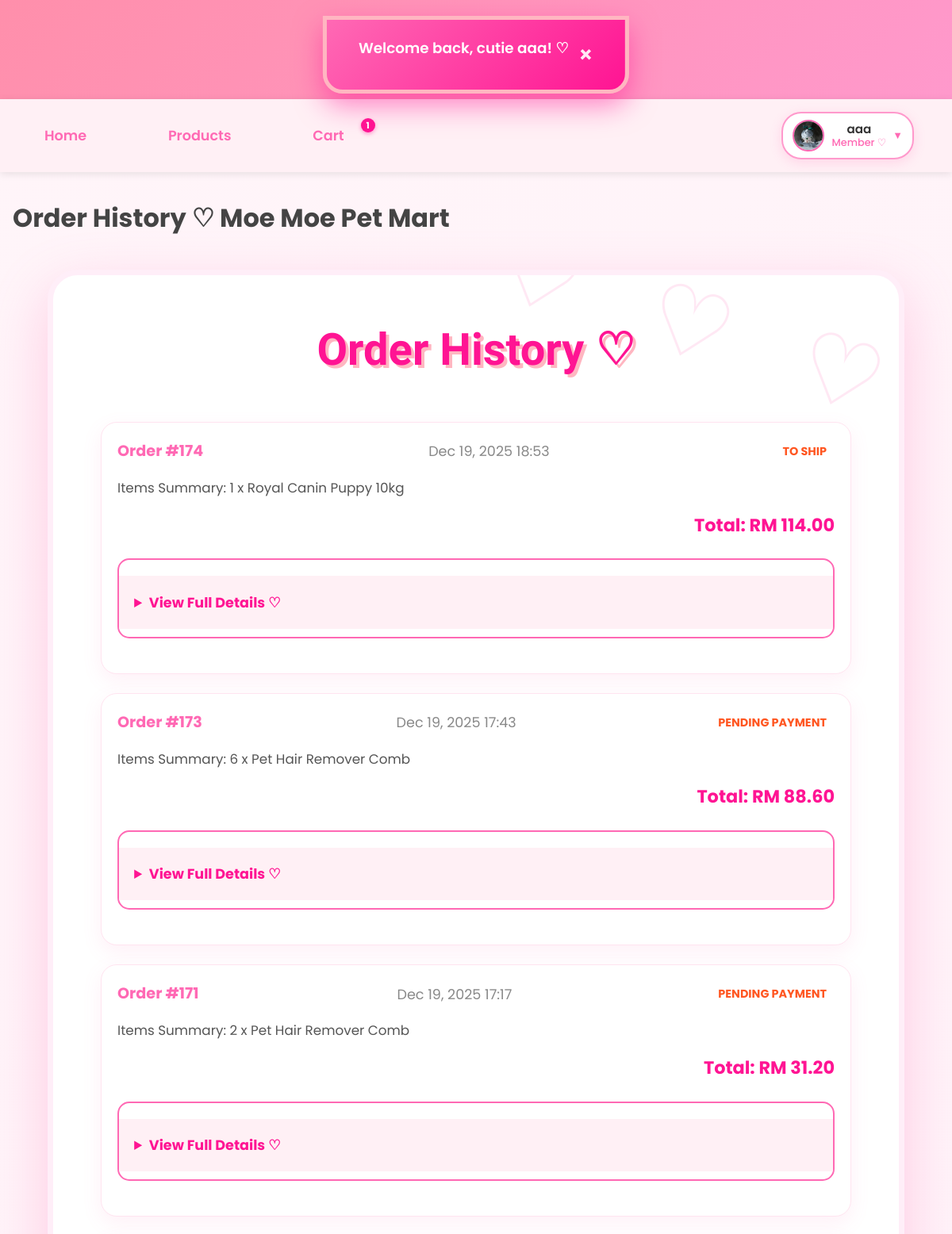
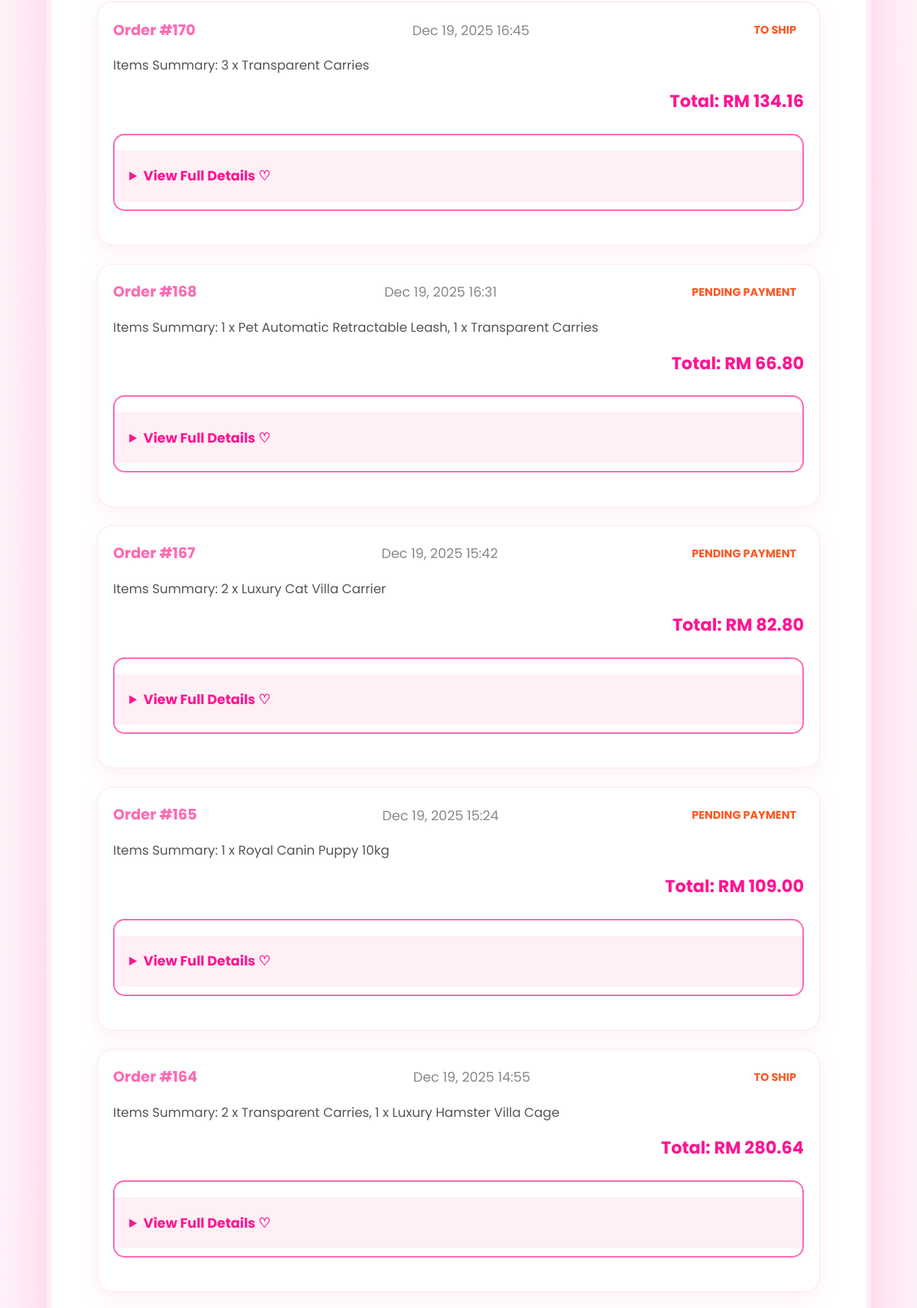
/member/order_history.php (signed in, upper part), run on the app's committed database (2 pictures, top to bottom).
### tables this page shows
CREATE TABLE `users` (
  `id` int(11) NOT NULL,
  `username` varchar(50) NOT NULL,
  `email` varchar(100) NOT NULL,
  `phone` varchar(20) NOT NULL,
  `home_address` varchar(255) NOT NULL,
  `password` varchar(255) NOT NULL,
  `role` enum('member','admin') NOT NULL DEFAULT 'member',
  `created_at` datetime DEFAULT current_timestamp(),
  `profile_pic` varchar(255) DEFAULT NULL,
  `locked` tinyint(1) DEFAULT 0,
  `lock_reason` varchar(255) DEFAULT NULL,
  `locked_at` datetime DEFAULT NULL
);

CREATE TABLE `orders` (
  `order_id` int(11) NOT NULL,
  `user_id` int(11) NOT NULL,
  `shipping_address` text DEFAULT NULL,
  `recipient_name` varchar(100) NOT NULL,
  `recipient_phone` varchar(20) NOT NULL,
  `total_amount` decimal(10,2) NOT NULL,
  `shipping_fee` decimal(10,2) DEFAULT 0.00,
  `shipping_region` varchar(20) DEFAULT NULL,
  `payment_method` varchar(50) DEFAULT NULL,
  `card_last4` varchar(4) DEFAULT NULL,
  `qr_code` text DEFAULT NULL,
  `qr_generated_at` datetime DEFAULT NULL,
  `order_date` datetime NOT NULL DEFAULT current_timestamp(),
  `order_status` varchar(50) DEFAULT 'Pending Payment',
  `status` enum('Pending Payment','To Ship','Shipped','Completed','Cancelled','Return/Refund') NOT NULL DEFAULT 'Pending Payment',
  `return_reason` varchar(255) DEFAULT NULL,
  `voucher_code` varchar(50) DEFAULT NULL,
  `discount_amount` decimal(10,2) DEFAULT 0.00
);

### _base.php (called while the page is built, shortened)
<?php
function temp($key, $value = null) {
    if ($value !== null) {
        $_SESSION["temp_$key"] = $value;
    }
    else {
        $value = $_SESSION["temp_$key"] ?? null;
        return $value;
    }
}
function is_login() {
    return isset($_SESSION['user']) && !empty($_SESSION['user']);
}
function username() {
    return $_SESSION['user'] ?? null;
}
function user_role() {
    return $_SESSION['role'] ?? null;
}
function current_user() {
    global $_db;
    $stm = $_db->prepare("SELECT * FROM users WHERE username = ?");
    $stm->execute([username()]);
    return $stm->fetch();
}
function encode($value) {
    return htmlentities($value);
}
?>

### member/order_history.php (the view, shortened to what this page needs)
<?php
require '../_base.php';
$_title = 'Order History ♡ Moe Moe Pet Mart';
include '../_head.php';
$user = current_user();
$sql = "SELECT o.*, GROUP_CONCAT(CONCAT(oi.quantity, ' x ', p.product_name) SEPARATOR ', ') AS items_summary
        FROM orders o
        LEFT JOIN order_items oi ON o.order_id = oi.order_id
        LEFT JOIN product p ON oi.product_id = p.product_id
        WHERE o.user_id = ?
        GROUP BY o.order_id
        ORDER BY o.order_date DESC";
$stm = $_db->prepare($sql);
$stm->execute([$user->id]);
$orders = $stm->fetchAll();
?>
<div class="container">
    <h2>Order History ♡</h2>
    <?php if (empty($orders)): ?>
        <div class="empty-purchases">
            <img src="/images/empty-cart.png" alt="No history" style="width: 200px; opacity: 0.8;">
            <p>No order history yet~ Start shopping! ♡</p>
            <a href="products.php" class="btn btn-primary">Shop Now ♡</a>
        </div>
    <?php else: ?>
        <div class="purchase-list">
            <?php foreach ($orders as $order): ?>
                <div class="purchase-card">
                    <div class="order-header">
                        <span class="order-id">Order #<?= $order->order_id ?></span>
                        <span class="order-date"><?= date('M d, Y H:i', strtotime($order->order_date)) ?></span>
                        <span class="order-status <?= strtolower(str_replace(' ', '-', $order->order_status)) ?>">
                            <?= $order->order_status ?>
                        </span>
                    </div>
                    <div class="order-items">
                        <p>Items Summary: <?= encode($order->items_summary ?? 'No items') ?></p>
                    </div>
                    <div class="order-total">
                        Total: RM <?= number_format($order->total_amount, 2) ?>
                    </div>
                    <details class="order-details">
                        <summary>View Full Details ♡</summary>
                    </details>
                </div>
            <?php endforeach; ?>
        </div>
    <?php endif; ?>
</div>
<?php include '../_foot.php'; ?>

### _head.php (shortened to what this page needs)
<?php
    require_once '_base.php';
?>
<!DOCTYPE html>
<html lang="en">
<head>
    <link rel="stylesheet" href="/css/app.css">
    <link rel="stylesheet" href="https://unpkg.com/dropzone@5/dist/min/dropzone.min.css">
</head>
<body data-flash="<?= encode(temp('info')) ?>">
    <div id="moe-flash"></div>
    <header>
        <h1><a href="/">MoeMoepet Mart</a></h1>
    </header>
    <nav>
    <div class="nav-left">
    <a href="/">Home</a>
    <a href="/member/products.php">Products</a>
    <a href="/member/cart.php" class="cart-link">
        Cart
        <?php
        $cart_count = 0;
        if (isset($_SESSION['cart'])) {
            $cart_count = array_sum(array_column($_SESSION['cart'], 'qty'));
        }
        if ($cart_count > 0): ?>
            <span class="cart-count"><?= $cart_count ?></span>
        <?php endif; ?>
    </a>
    </div>
    <div class="nav-right">
        <?php if (is_login()):
            $user = current_user();
            $displayName = encode(username());
            $roleText    = user_role() === 'admin' ? 'Admin ♛' : 'Member ♡';
            $avatar = !empty($user->profile_pic) ? '/' . $user->profile_pic : '/images/default-avatar.png';
        ?>
            <div class="user-menu">
                <div class="user-info" tabindex="0">
                    <img src="<?= $avatar ?>" alt="<?= $displayName ?>" class="user-avatar">
                    <div class="user-details">
                        <div class="user-name"><?= $displayName ?></div>
                        <div class="user-role"><?= $roleText ?></div>
                    </div>
                    <span class="dropdown-arrow">▼</span>
                </div>
            </div>
        <?php else: ?>
            <a href="/login.php" class="btn-login">Login</a>
        <?php endif; ?>
    </div>
</nav>
    <main>
        <h1><?= $_title ?? 'Untitled' ?></h1>

### data on the page
users: profile_pic (picture)
orders: order_id "174", order_date "Dec 19, 2025 18:53", order_status "TO SHIP", items_summary "1 x Royal Canin Puppy 10kg", total_amount "114.00"
orders: order_id "173", order_date "Dec 19, 2025 17:43", order_status "PENDING PAYMENT", items_summary "6 x Pet Hair Remover Comb", total_amount "88.60"
orders: order_id "171", order_date "Dec 19, 2025 17:17", order_status "PENDING PAYMENT", items_summary "2 x Pet Hair Remover Comb", total_amount "31.20"
orders: order_id "170", order_date "Dec 19, 2025 16:45", order_status "TO SHIP", items_summary "3 x Transparent Carries", total_amount "134.16"
orders: order_id "168", order_date "Dec 19, 2025 16:31", order_status "PENDING PAYMENT", items_summary "1 x Pet Automatic Retractable Leash, 1 x Transparent Carries", total_amount "66.80"
orders: order_id "167", order_date "Dec 19, 2025 15:42", order_status "PENDING PAYMENT", items_summary "2 x Luxury Cat Villa Carrier", total_amount "82.80"
orders: order_id "165", order_date "Dec 19, 2025 15:24", order_status "PENDING PAYMENT", items_summary "1 x Royal Canin Puppy 10kg", total_amount "109.00"
orders: order_id "164", order_date "Dec 19, 2025 14:55", order_status "TO SHIP", items_summary "2 x Transparent Carries, 1 x Luxury Hamster Villa Cage", total_amount "280.64"

### other printed values
$cart_count "1"
$displayName "aaa"
$roleText "Member ♡"
$_title "Order History ♡ Moe Moe Pet Mart"
